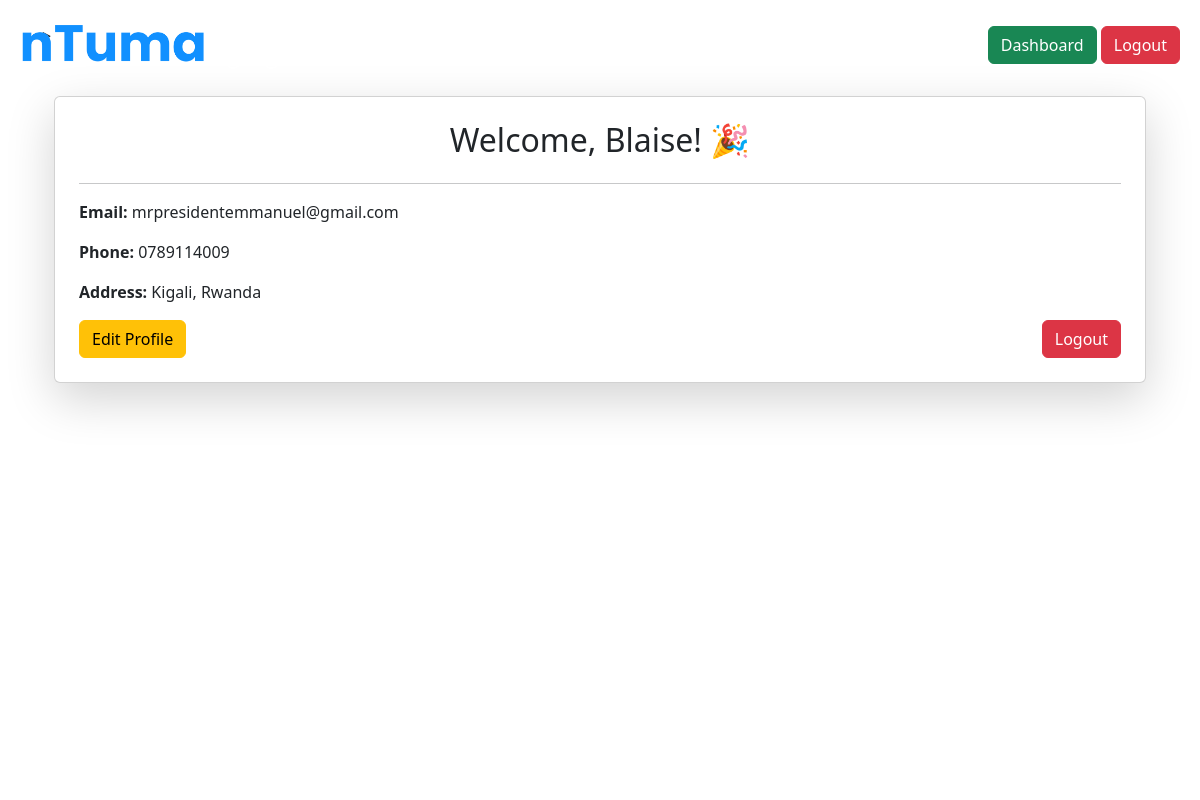
The app's page /accounts/dashboard/ (signed in) with its own data.
### accounts/models.py (models this page shows, shortened)
class User(models.Model):
    username = models.CharField(max_length=150, unique=True)
    email = models.EmailField(unique=True)
    password = models.CharField(max_length=255)#hash it later
    phone_number = models.CharField(max_length=15, blank=True, null=True)
    address = models.TextField(blank=True, null=True)
    is_admin = models.BooleanField(default=False)

### accounts/views.py (the view)
# urls.py: path('dashboard/', dashboard, name='dashboard'),
def dashboard(request):
    if 'user_id' not in request.session:
        messages.error(request, 'You must be logged in to access the dashboard!')
        return redirect('login')
    user = User.objects.get(id=request.session['user_id'])
    return render(request, 'accounts/dashboard.html',{"user":user})

### templates/accounts/dashboard.html
{% extends 'base.html' %}
{% block content %}
<div class="container mt-5">
    <div class="card shadow-lg p-4">
        <h2 class="text-center">Welcome, {{ user.username }}! 🎉</h2>
        <hr>
        <p><strong>Email:</strong> {{ user.email }}</p>
        <p><strong>Phone:</strong> {{ user.phone_number|default:"Not provided" }}</p>
        <p><strong>Address:</strong> {{ user.address|default:"Not provided" }}</p>
        <div class="d-flex justify-content-between">
            <a href="{% url 'edit_profile' %}" class="btn btn-warning">Edit Profile</a>
            <a href="{% url 'logout' %}" class="btn btn-danger">Logout</a>
        </div>
    </div>
</div>
{% endblock %}

### records on screen
User: username "Blaise", email "mrpresidentemmanuel@gmail.com", phone_number "0789114009", address "Kigali, Rwanda"
